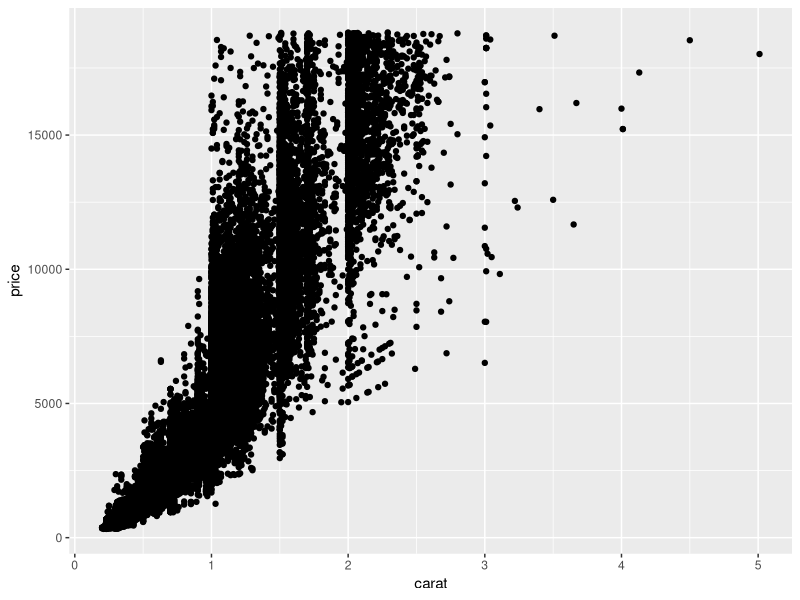
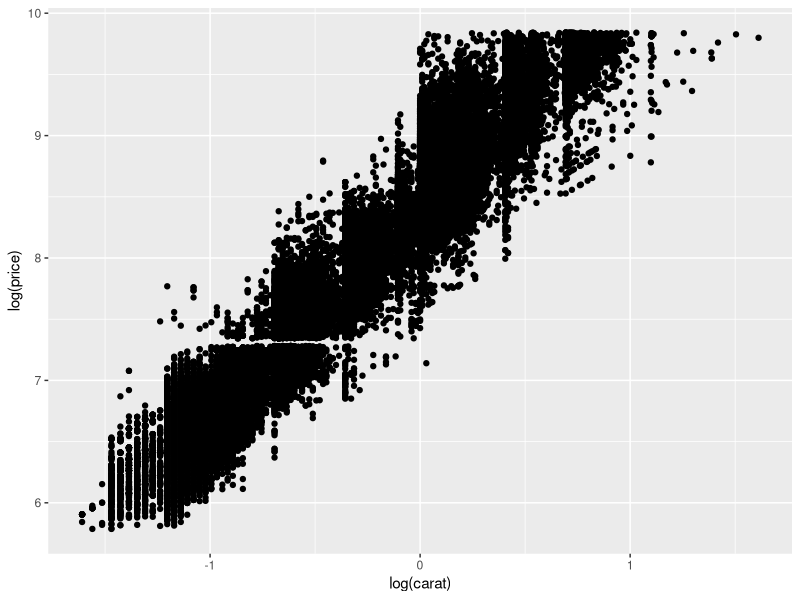
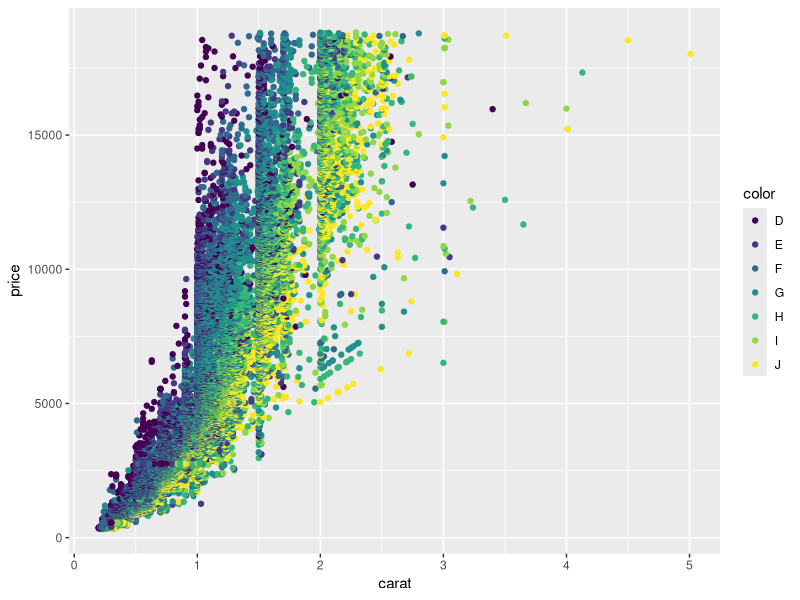
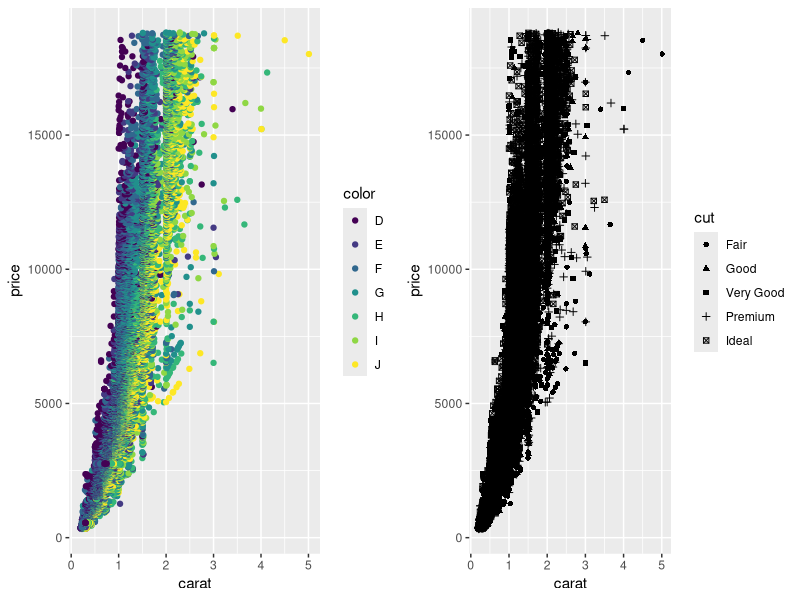
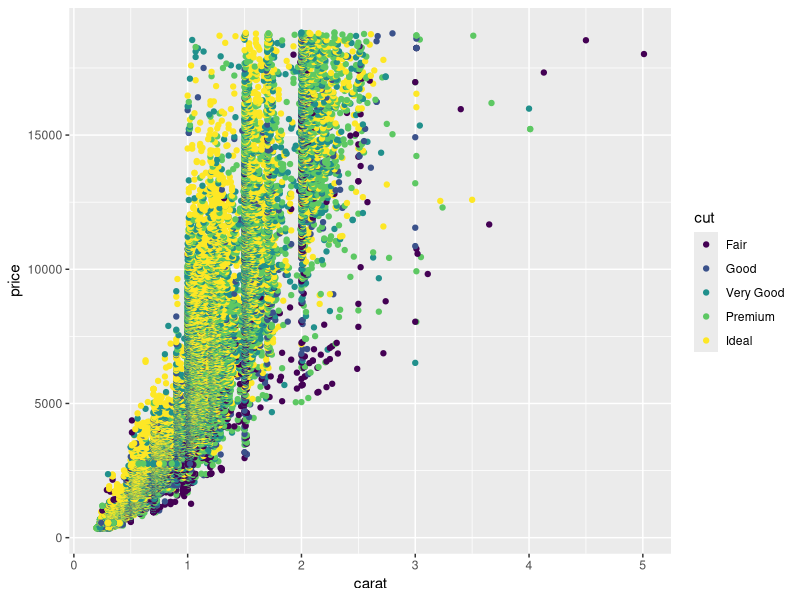
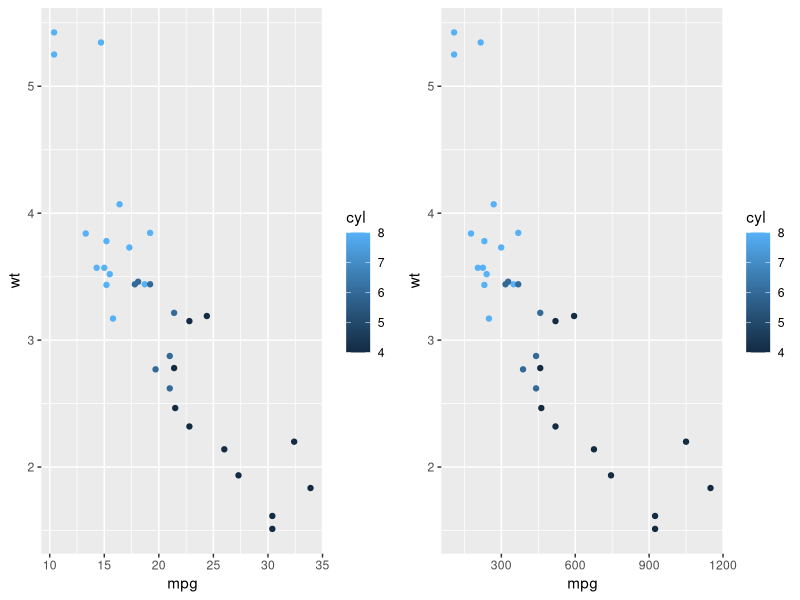
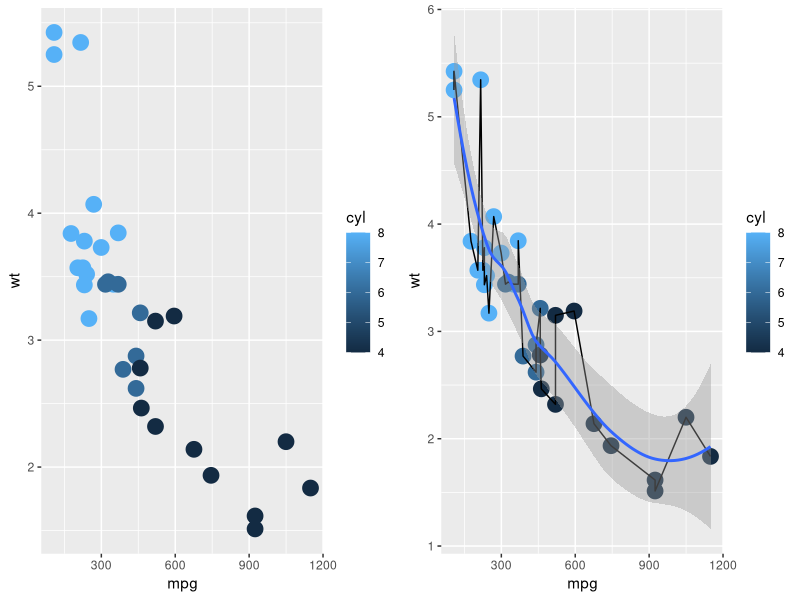
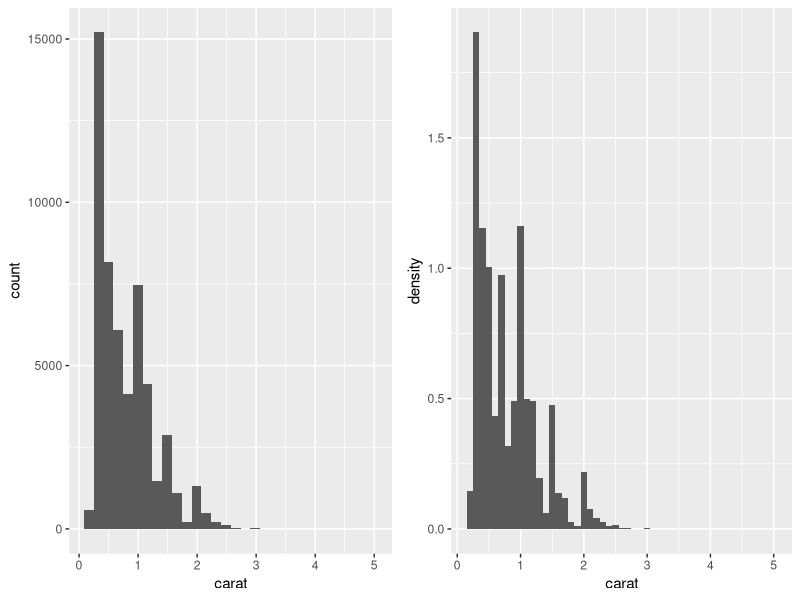

These charts were generated, in order, by the following R code: (Note: this script raises an error after producing the figures.)
## ---- chunk 1
library(ggplot2)
library(gridExtra)
## ---- chunk 2
qplot(carat, price, data = diamonds)
## ---- chunk 3
qplot(log(carat), log(price), data = diamonds)
## ---- chunk 4
qplot(carat, price, data = diamonds, colour = color)
## ---- chunk 5
p1 <- qplot(carat, price, data = diamonds, colour = color)
p2 <- qplot(carat, price, data = diamonds, shape = cut)
grid.arrange(p1,p2,ncol=2)
## ---- chunk 6
p <- ggplot(diamonds, aes(carat, price, colour = cut))
## ---- chunk 7
p <- ggplot(diamonds, aes(carat, price, colour = cut))
p + geom_point()
## ---- chunk 8
p <- ggplot(diamonds, aes(carat, price, colour = cut))
p <- p + geom_point()
## ---- chunk 9
summary(p)
## ---- chunk 10
p1 <- ggplot(mtcars, aes(mpg, wt, colour = cyl)) + geom_point()
mtcars <- transform(mtcars, mpg = mpg ^ 2)
p2 <- p1 %+% mtcars
grid.arrange(p1,p2,ncol=2)
## ---- chunk 11
p1 <- ggplot(mtcars, aes(mpg, wt)) + geom_point(aes(colour = cyl),size=5)
p2 <- p1 + geom_line() + geom_smooth()
grid.arrange(p1,p2,ncol=2)
## ---- chunk 12
p <- ggplot(diamonds, aes(carat)) 
p1 <- p + geom_histogram()
p2 <- p + geom_histogram(aes(y = ..density..), binwidth = 0.1)
grid.arrange(p1,p2,ncol=2)
## ---- chunk 13
d <- ggplot(diamonds, aes(carat)) + xlim(0, 3)
d1 <- d + stat_bin(aes(ymax = ..count..), binwidth = 0.1, geom="area")
d2 <- d + stat_bin(aes(size = ..density..), binwidth = 0.1, geom="point")
d3 <- d  + stat_bin(aes(y = 1, fill = ..count..), binwidth = 0.1, geom = "tile")
grid.arrange(d1,d2,d3,ncol=3)
## ---- chunk 14
p <- ggplot(mtcars, aes(factor(cyl), mpg))
p + geom_boxplot()
## ---- chunk 15
p1 <- p + geom_boxplot() + geom_jitter()
p2 <- p + geom_violin() + geom_jitter(height = 0)
grid.arrange(p1,p2,ncol=2)
## ---- chunk 16
p + geom_boxplot(outlier.colour = "green", outlier.size = 5) + coord_flip()
## ---- chunk 17
p1 <- ggplot(diamonds, aes(clarity, fill=cut)) + geom_bar()
p2 <- ggplot(diamonds, aes(clarity, fill=cut)) + geom_bar(position="dodge")
grid.arrange(p1,p2,ncol=2)
## ---- chunk 18
ggplot(diamonds, aes(clarity, fill=cut)) + geom_bar() + coord_polar()
